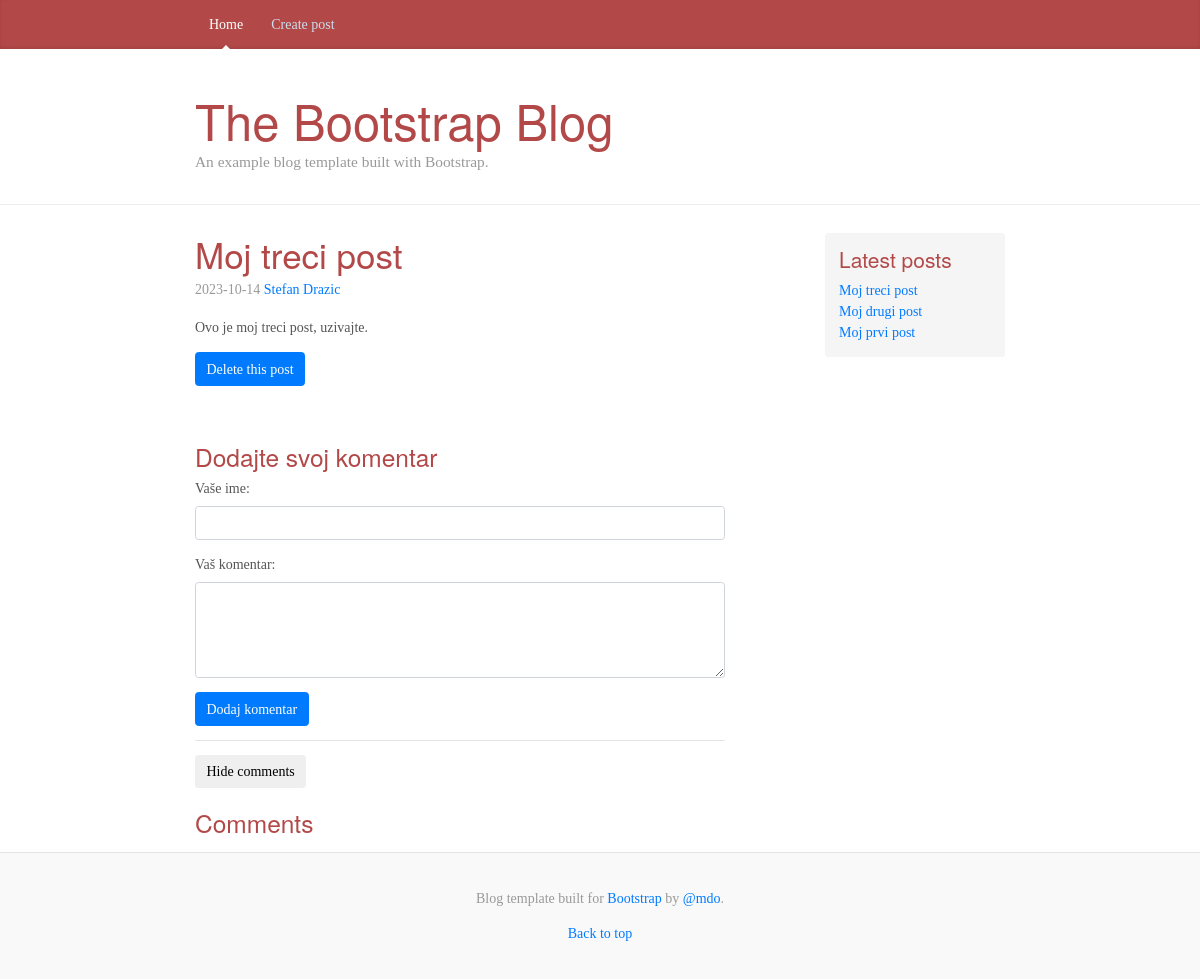
Screenshot of /single-post.php?post_id=3 with the database file from the repository.
### tables this page shows
CREATE TABLE posts (
    id int auto_increment,
    title varchar(255) not null,
    body TEXT not null,
    author int not null,
    created_at date not null,
    PRIMARY KEY (id),
    FOREIGN KEY (author) REFERENCES users(id)
);

CREATE TABLE users (
    id int auto_increment,
    first_name varchar(100) not null,
    last_name varchar(100) not null,
    PRIMARY KEY (id)
);

### db.php (called while the page is built, shortened)
<?php
function getData($sql, $connection, $fetchAll = false)
{
    $statement = $connection->prepare($sql);
    $statement->execute();
    $statement->setFetchMode(PDO::FETCH_ASSOC);
    return $fetchAll ? $statement->fetchAll() : $statement->fetch();
}
?>

### single-post.php (the view, shortened to what this page needs)
<?php include('db.php') ?>
<?php include('header.php') ?>
<main role="main" class="container">
    <div class="row">
        <div class="col-sm-8 blog-main">
            <?php
            if (isset($_GET['post_id'])) {
                $sql1 = "SELECT p.*, users.id as userID, users.first_name, users.last_name FROM posts p inner join users on p.author = users.id WHERE p.id = {$_GET['post_id']}";
                $post = getData($sql1, $connection, $fetchAll = false);
                ?>
                <?php
            } else {
                echo ('post_id nije prosledjen kroz $_GET');
            }
            ?>
            <div class="blog-post">
                <a href="single-post.php?post_id=<?php echo ($post['id']) ?>">
                    <h2 class="blog-post-title">
                        <?php echo ($post['title']) ?>
                    </h2>
                </a>
                <p class="blog-post-meta">
                    <?php echo ($post['created_at']) ?> <a href="#">
                        <?php echo ($post['first_name'] . ' ' . $post['last_name']) ?>
                    </a>
                </p>
                <p>
                    <?= $post['body'] ?>
                </p>
                <button class="btn btn-primary" onclick="confirmDelete()">Delete this post</button>
            </div>
            <?php include('comments.php') ?>
        </div>
        <?php include('sidebar.php') ?>
    </div>
</main>
<?php include('footer.php') ?>

### sidebar.php
<?php
$sql4 = "SELECT * FROM posts ORDER BY created_at DESC LIMIT 5";
$posts5 = getData($sql4, $connection, $fetchAll = true);
?>
<aside class="col-sm-3 ml-sm-auto blog-sidebar">
    <div class="sidebar-module sidebar-module-inset">
        <h4>Latest posts</h4>
        <ol class="list-unstyled">
            <?php foreach ($posts5 as $post) { ?>
                <li>
                    <a href="single-post.php?post_id=<?php echo ($post['id']) ?>">
                        <?= $post['title'] ?>
                    </a>
                </li>
            <?php } ?>
        </ol>
    </div>
</aside>

### styles/blog.css (style rules this page uses)
@media (min-width: 48em) { html { font-size: 18px; } }
body { font-family: Georgia, "Times New Roman", Times, serif; color: #555; }
h1, .h1, h2, .h2, h3, .h3, h4, .h4, h5, .h5, h6, .h6 { font-family: "Helvetica Neue", Helvetica, Arial, sans-serif; font-weight: 400; color: #333; }
.container { max-width: 60rem; }
.sidebar-module { padding: 1rem; }
.sidebar-module-inset { padding: 1rem; background-color: #f5f5f5; border-radius: .25rem; }
.sidebar-module-inset p:last-child, .sidebar-module-inset ul:last-child, .sidebar-module-inset ol:last-child { margin-bottom: 0; }
.blog-post { margin-bottom: 4rem; }
.blog-post-title { margin-bottom: .25rem; font-size: 2.5rem; }
.blog-post-meta { margin-bottom: 1.25rem; color: #999; }

### styles/styles.css (style rules this page uses)
html { font-size: 14px; }
h1, h2, h3, h4, h5, h6 { color: #b34848; }

### rows the page displays
posts: title "Moj treci post", created_at "2023-10-14", author.first_name "Stefan", author.last_name "Drazic", body "Ovo je moj treci post, uzivajte."
posts: title "Moj drugi post"
posts: title "Moj prvi post"
